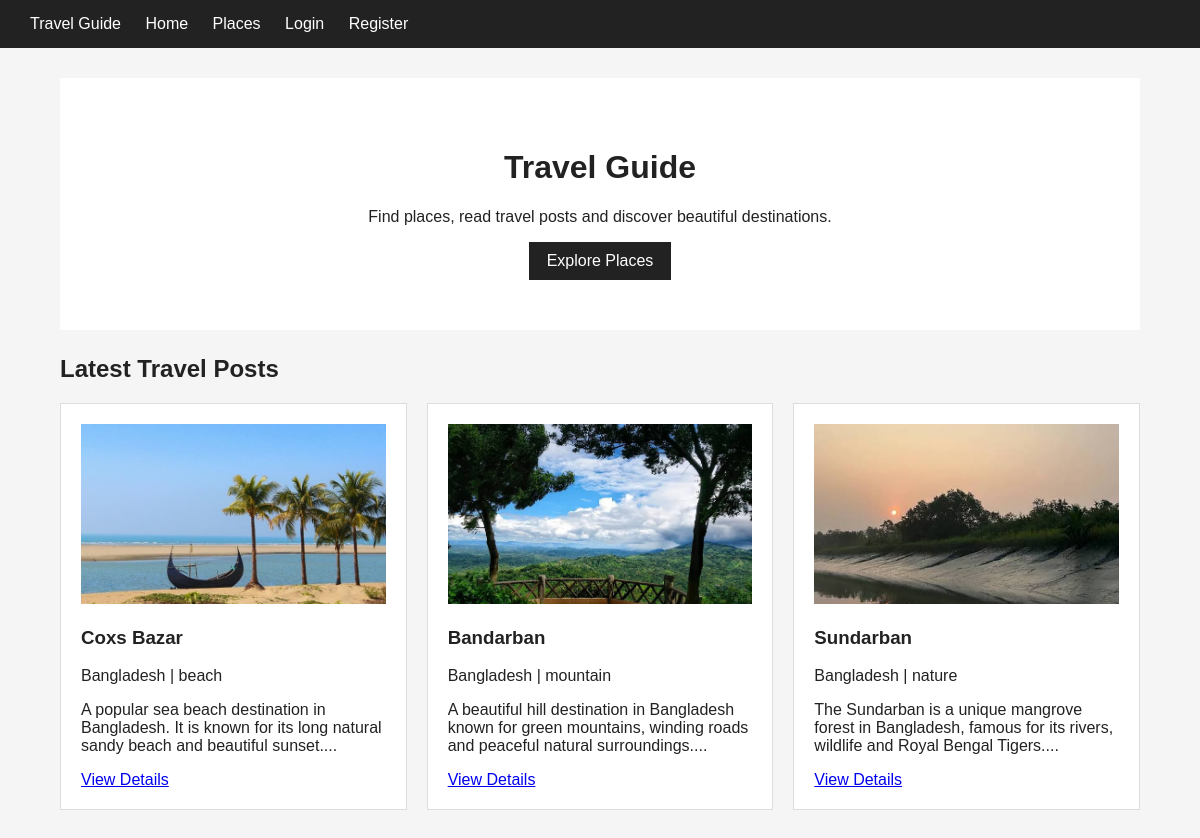
The page / on the database its author committed.
### tables this page shows
CREATE TABLE IF NOT EXISTS posts (
    id INT AUTO_INCREMENT PRIMARY KEY,
    scout_id INT NOT NULL,
    title VARCHAR(200) NOT NULL,
    short_history TEXT NOT NULL,
    country VARCHAR(100) NOT NULL,
    genre VARCHAR(50) NOT NULL,
    cost_level VARCHAR(20) NOT NULL,
    travel_medium_info VARCHAR(255) NOT NULL,
    images TEXT,
    status VARCHAR(20) NOT NULL DEFAULT 'approved',
    created_at DATETIME DEFAULT CURRENT_TIMESTAMP,
    updated_at DATETIME DEFAULT CURRENT_TIMESTAMP,
    FOREIGN KEY (scout_id) REFERENCES users(id) ON DELETE CASCADE
);

### config.php (called while the page is built, shortened)
<?php
function e($text) {
    return htmlspecialchars($text ?? "", ENT_QUOTES, "UTF-8");
}
function loggedIn() {
    return isset($_SESSION["user_id"]);
}
function imageList($value) {
    return array_filter(array_map("trim", explode(",", $value)));
}
?>

### index.php (the view, shortened to what this page needs)
<?php
include "config.php";
$sql = "SELECT p.*, u.name AS scout_name
        FROM posts p
        LEFT JOIN users u ON p.scout_id = u.id
        WHERE p.status='approved'
        ORDER BY p.created_at DESC
        LIMIT 6";
$result = $conn->query($sql);
?>
<!DOCTYPE html>
<html>
<head>
    <link rel="stylesheet" href="style.css">
</head>
<body>
<?php include "header.php"; ?>
<div class="container">
    <div class="hero">
        <h1>Travel Guide</h1>
        <p>Find places, read travel posts and discover beautiful destinations.</p>
        <a class="button" href="places.php">Explore Places</a>
    </div>
    <h2>Latest Travel Posts</h2>
    <div class="cards">
    <?php while ($row = $result->fetch_assoc()): ?>
        <div class="card">
            <?php
            $images = imageList($row["images"]);
            if (!empty($images)):
            ?>
                <img src="uploads/posts/<?php echo e($images[0]); ?>">
            <?php endif; ?>
            <h3><?php echo e($row["title"]); ?></h3>
            <p>
                <?php echo e($row["country"]); ?>
                |
                <?php echo e($row["genre"]); ?>
            </p>
            <p><?php echo e(substr($row["short_history"], 0, 120)); ?>...</p>
            <a href="post.php?id=<?php echo $row["id"]; ?>">View Details</a>
        </div>
    <?php endwhile; ?>
    </div>
</div>
</body>
</html>

### header.php
<nav>
    <a href="<?php echo BASE; ?>/index.php">Travel Guide</a>
    <a href="<?php echo BASE; ?>/index.php">Home</a>
    <a href="<?php echo BASE; ?>/places.php">Places</a>
    <?php if (loggedIn()): ?>
        <a href="<?php echo BASE; ?>/dashboard.php">Dashboard</a>
        <a href="<?php echo BASE; ?>/profile.php">Profile</a>
        <?php if (isUser()): ?>
            <a href="<?php echo BASE; ?>/wishlist.php">Wishlist</a>
            <a href="<?php echo BASE; ?>/trip.php">Trips</a>
        <?php endif; ?>
        <?php if (isScout()): ?>
            <a href="<?php echo BASE; ?>/scout/create.php">Submit Place</a>
            <a href="<?php echo BASE; ?>/scout/requests.php">My Requests</a>
            <a href="<?php echo BASE; ?>/scout/approved.php">Approved</a>
        <?php endif; ?>
        <?php if (isAdmin()): ?>
            <a href="<?php echo BASE; ?>/admin/dashboard.php">Admin</a>
        <?php endif; ?>
        <a href="<?php echo BASE; ?>/logout.php">Logout</a>
    <?php else: ?>
        <a href="<?php echo BASE; ?>/login.php">Login</a>
        <a href="<?php echo BASE; ?>/register.php">Register</a>
    <?php endif; ?>
</nav>

### style.css (style rules this page uses)
body { font-family: Arial; margin: 0; background: #f5f5f5; color: #222; }
nav { background: #222; padding: 15px 30px; }
nav a { color: white; text-decoration: none; margin-right: 20px; }
.container { width: 90%; max-width: 1100px; margin: 30px auto; }
.hero { background: white; padding: 50px; text-align: center; margin-bottom: 25px; }
.cards { display: grid; grid-template-columns: repeat(3, 1fr); gap: 20px; }
.card { background: white; padding: 20px; border: 1px solid #ddd; }
.card img { width: 100%; height: 180px; object-fit: cover; }
a.button { display: inline-block; background: #222; color: white; padding: 10px 18px; text-decoration: none; }

### rows shown on the page
posts: shows a picture, title "Coxs Bazar", country "Bangladesh", genre "beach", short_history "A popular sea beach destination in Bangladesh. It is known for its long natural sandy beach and beautiful sunset."
posts: shows a picture, title "Bandarban", country "Bangladesh", genre "mountain", short_history "A beautiful hill destination in Bangladesh known for green mountains, winding roads and peaceful natural surroundings."
posts: shows a picture, title "Sundarban", country "Bangladesh", genre "nature", short_history "The Sundarban is a unique mangrove forest in Bangladesh, famous for its rivers, wildlife and Royal Bengal Tigers."
